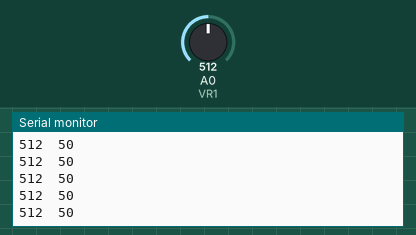
This sketch was run on a simulated Arduino Uno, built with avr-gcc and run on an emulated ATmega328P. On the bench: the last lines printed to the serial monitor. Inputs (shaded band) come from the test bench; at power-on: A0 (VR1) = 512.

Above: at 1.2 s.
1.3 s: A0 (VR1) set to 716
At 1.31 s:
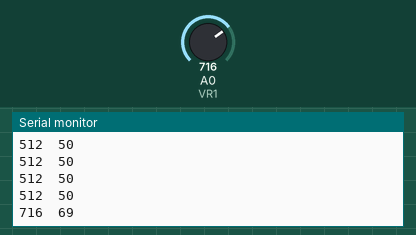
2.8 s: A0 (VR1) set to 900
At 2.82 s:
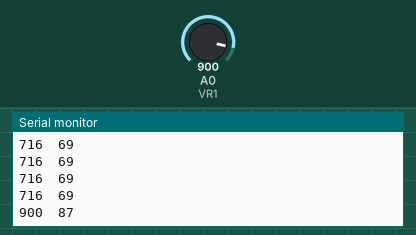
Timing chart, 0 to 5.8 s (numbered marks = the images above; inputs shaded):
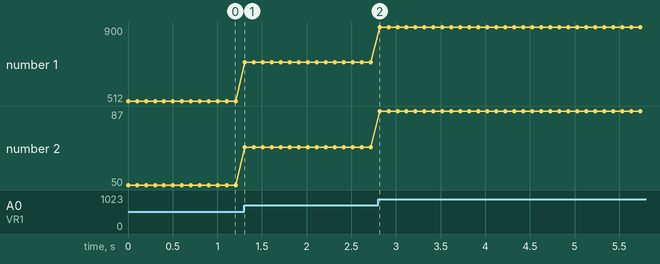

Measured:
- after the input at 1.3 s, the serial monitor: prints a new line at once (image 1)
- after the input at 2.8 s, the serial monitor: prints a new line at once (image 2)
- plotted number 1: 512 → 716 after the input at 1.3 s, 716 → 900 after the input at 2.8 s
- plotted number 2: 50 → 69 after the input at 1.3 s, 69 → 87 after the input at 2.8 s

The sketch:

Unit_8_Program_1_3.ino
```cpp
/*  Title: Unit 8 Program #1.3
 *  Purpose: Outputting a value to the Serial Monitor, tabbed
 *  Author: Andy Davis
 *  Date: 4/30/2021
 *  VR1 connected to A0
 */

#include "Stemtera_io.h"

int potVal;
int scaleVal;


void setup() {
  Serial.begin(9600);
}

void loop() {
  potVal = analogRead(VR1);
  scaleVal = map(analogRead(VR1),0,1023,0,100);
  Serial.print(potVal);
  Serial.print("\t");
  Serial.println(scaleVal);  //Output the raw value to the screen
  delay(100);
}
```

Stemtera_io.h
```cpp
/*  Header file for the Stemtera IOs
 *  This is to be used with the helper board provided by Prof. Thoen
 */

//LEDs
const int LED1 = 2;
const int LED2 = 3;
const int LED3 = 4;
const int LED4 = 5;

//Push buttons
const int S1 = 6;
const int S2 = 7;
const int S3 = 8;
const int S4 = 9;

//Slide Switches
const int S5 = 10;
const int S6 = 11;

//Speaker
const int SPKR = 12;

//Neopixel Strip
const int Neo = 13;

//Potentiometers - Variable Resistors
const int VR1 = A0;
const int VR2 = A1;

//LDR
const int LDR1 = A2;

//Buzzer
const int BZ1 = A3;
```
